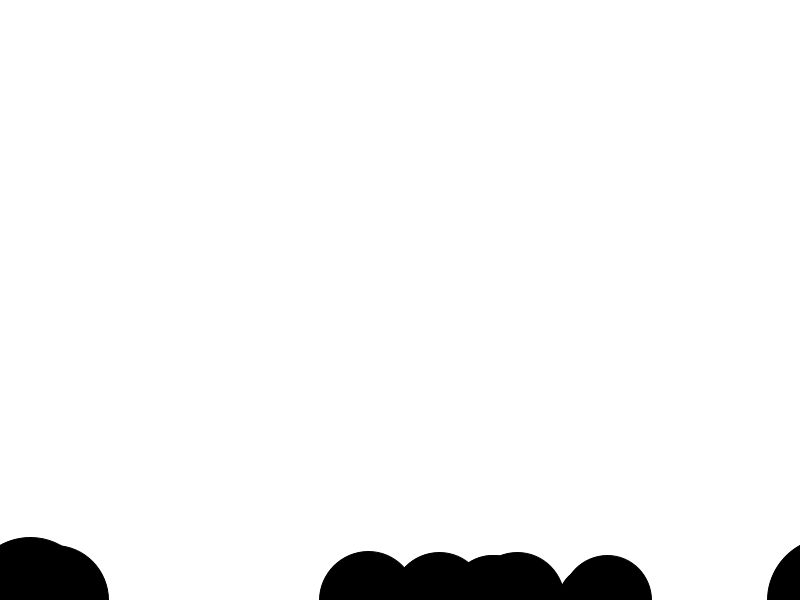
Frame 1 (no input)
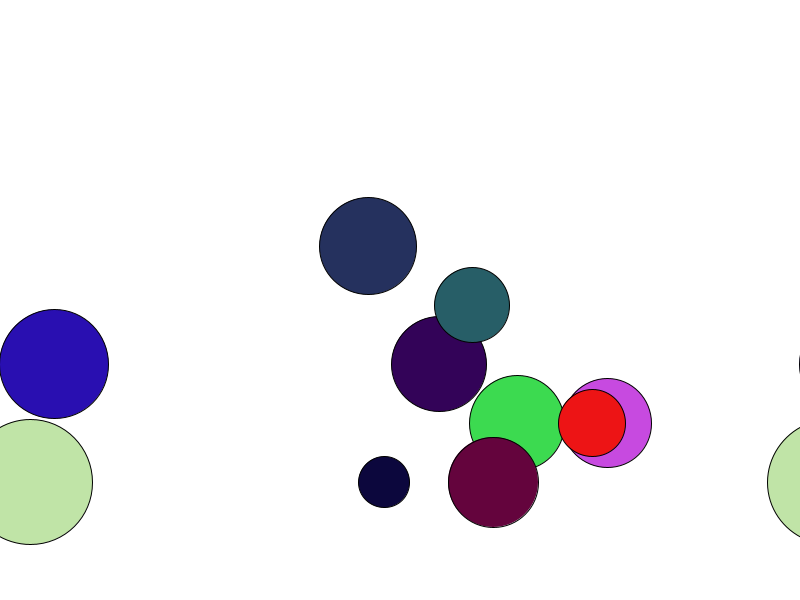
Frame 60 (the mouse pressed at the canvas centre just before this capture)
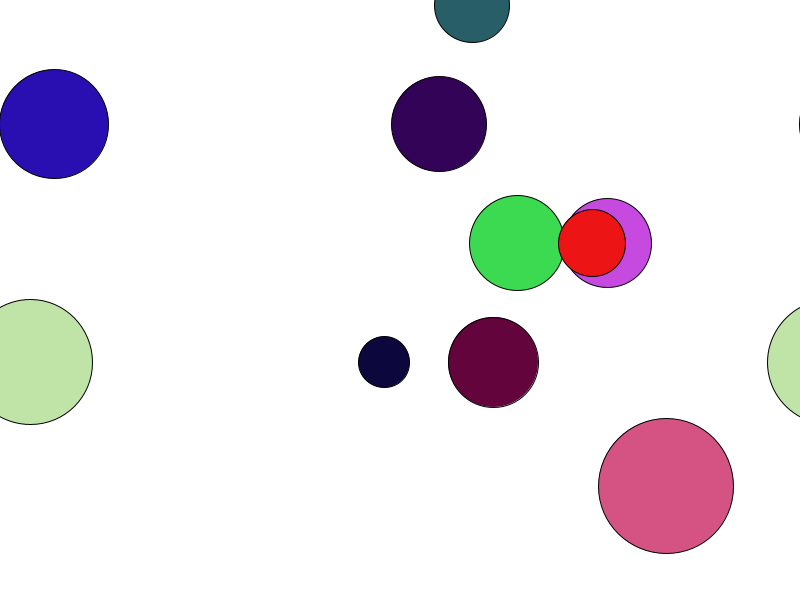
Frame 120 (the mouse held since frame 60 and released just before this capture)

The Processing sketch that drew these frames (run headless with seeded random() and noise(); from frame 60 on, the mouse is pressed at the canvas centre):

// Processing sketch: Assignment1_ArraySolution
// ── Assignment1_ArraySolution.pde
// setting up some variable names that mean numbers so I can refference different parts of my directions
// array below. 
static int MOVE_UP = 0; 
static int MOVE_DOWN = 1;
static int MOVE_LEFT = 2;
static int MOVE_RIGHT = 3;
boolean[] directions = new boolean[4];

int numBalloons = 10;  // the number of balloons. 

/** 
* Each array holds one component of a balloon. 
* For instance, xpos holds all of the x positions and ypos holds the y positions. 
*/
int[] xpos = new int[numBalloons];
int[] ypos = new int[numBalloons];
int[] sizes = new int[numBalloons];
int[] riseSpeeds = new int[numBalloons];
int[] driftSpeeds = new int[numBalloons];
color[] colors = new color[numBalloons];



void setup() {
  size(800, 600);  
}

void draw() {
  background(255);
  for (int i = 0; i<numBalloons; i++) {
    fill(colors[i]);
    if (ypos[i] <= 0) {
      xpos[i] = (int)random(0, width);
      ypos[i] = height;
      riseSpeeds[i] = (int)random(2, 8);
      driftSpeeds[i] = (int)random(2, 8);
      colors[i] = color(random(0, 255), random(0, 255), random(0, 255));
      sizes[i] = (int)random(50, 150);
    }
    ellipse(xpos[i], ypos[i], sizes[i], sizes[i]);
    
    if  (xpos[i]<0+sizes[i]){
      ellipse(xpos[i]+width, ypos[i], sizes[i], sizes[i]);
    } else if (xpos[i]>width-sizes[i]){
      ellipse(xpos[i]-width, ypos[i], sizes[i], sizes[i]);
    }
    
    if (xpos[i] < 0){ 
      xpos[i] = width;
    } else if (xpos[i] > width){
      xpos[i] = 0;
    }
    
    if (directions[MOVE_UP] && directions[MOVE_DOWN]) {
      ypos[i] -= riseSpeeds[i];
    } else if (directions[MOVE_UP]) {
      ypos[i] -= riseSpeeds[i]*2;
    } else if (directions[MOVE_DOWN]) {
      ypos[i] -= riseSpeeds[i]/2;
    } else {
      ypos[i] -= riseSpeeds[i];
    }
    
    if (directions[MOVE_LEFT] && directions[MOVE_RIGHT]) {
    } else if (directions[MOVE_LEFT]) {
      xpos[i] -= driftSpeeds[i];
    } else if (directions[MOVE_RIGHT]) {
      xpos[i] += driftSpeeds[i];
    } 
  }
}

void keyPressed() {
  if (key == 'e' || key == 'E') {
    directions[MOVE_UP] = true;
  }
  if (key == 'd' || key == 'D') {
    directions[MOVE_DOWN] = true;
  }
  if (key == 'f' || key == 'F') {
    directions[MOVE_RIGHT] = true;
  }
  if (key == 's' || key == 'S') {
    directions[MOVE_LEFT] = true;
  }
}

void keyReleased() {
  if (key == 'e' || key == 'E') {
    directions[MOVE_UP] = false;
  }
  if (key == 'd' || key == 'D') {
    directions[MOVE_DOWN] = false;
  }
  if (key == 'f' || key == 'F') {
    directions[MOVE_RIGHT] = false;
  }
  if (key == 's' || key == 'S') {
    directions[MOVE_LEFT] = false;
  }
}
